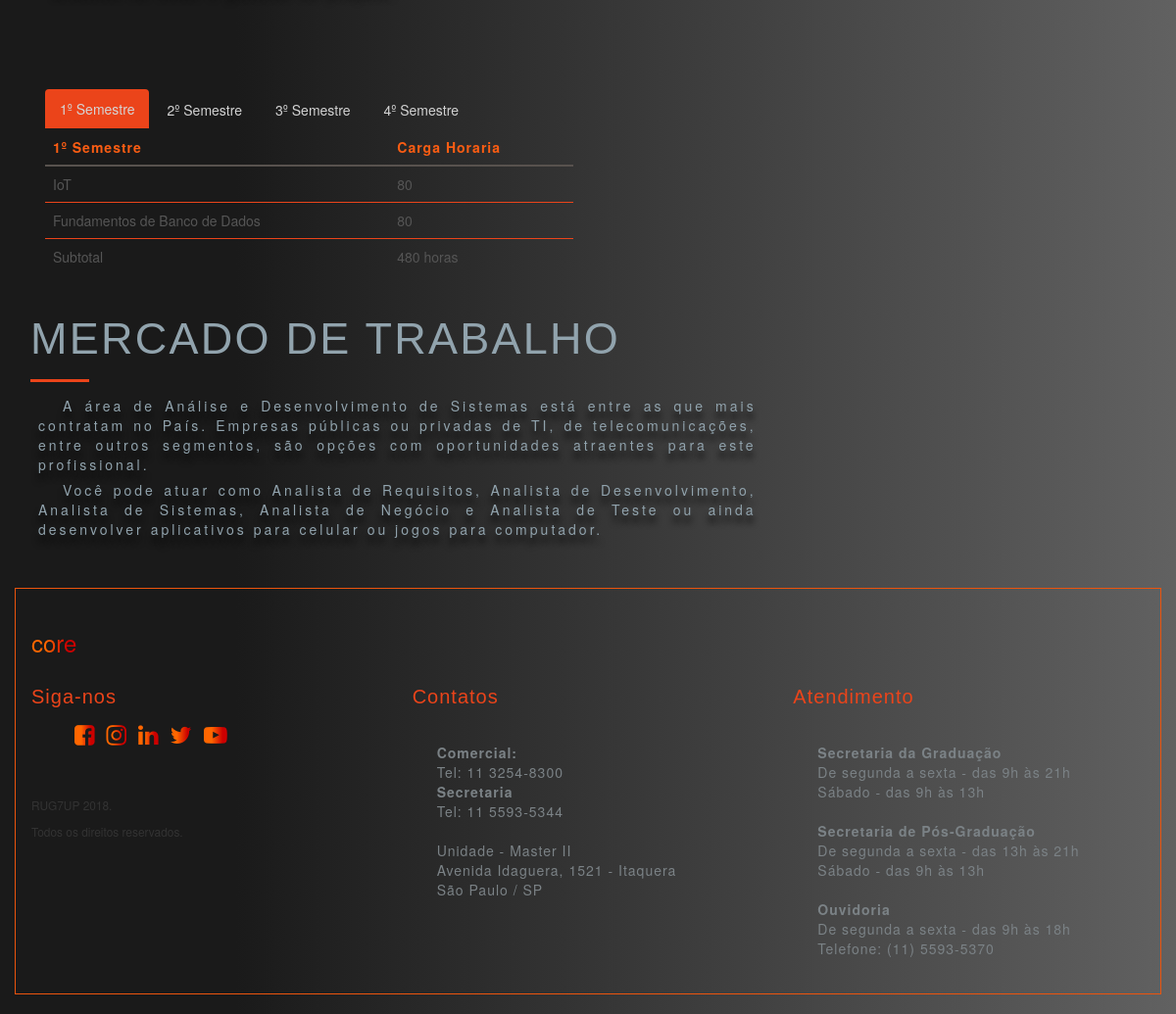
Before: /curso/1/ (lower part) with the older database file.
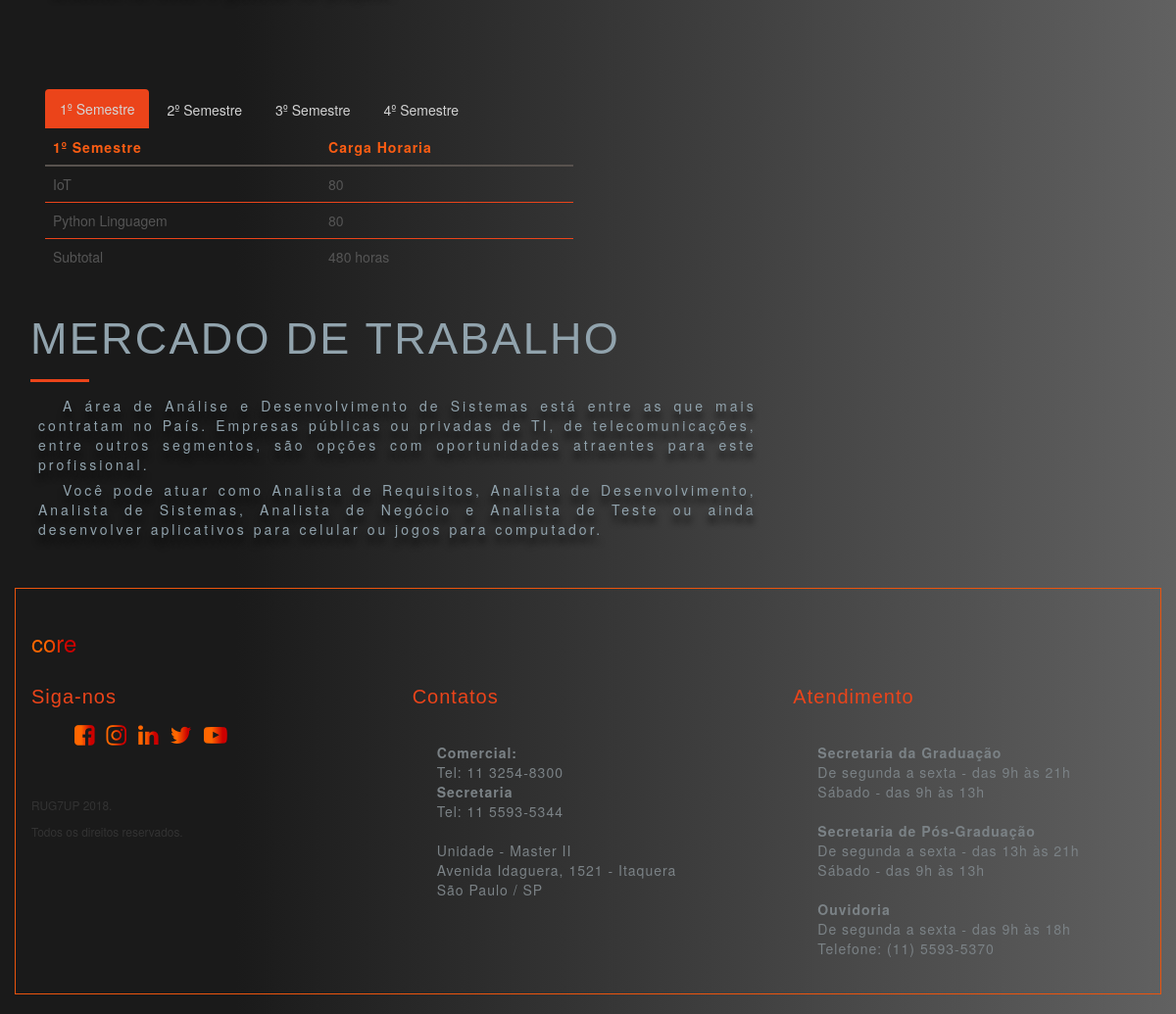
After: the same page with the newer database file.
### core/models/disciplina_ofertada.py (models this page shows, shortened)
class DisciplinaOfertada(models.Model):
    turma = models.ForeignKey(Turma, on_delete=models.PROTECT)
    disciplina = models.ForeignKey(Disciplina, on_delete=models.PROTECT)
    professor = models.ForeignKey(Professor, on_delete=models.PROTECT)
    coordenador = models.ForeignKey(Coordenador, on_delete=models.PROTECT)
    curso = models.ForeignKey(Curso, on_delete=models.PROTECT)
    dt_inicio = models.DateField()
    dt_fim = models.DateField()
    ano = models.IntegerField()
    semestre = models.IntegerField()
    metodologia = models.TextField(max_length=255)
    recursos = models.TextField(max_length=255)
    criterio_avaliacao = models.TextField(max_length=1000)
    plano_aula = models.TextField(max_length=1000)
    class Meta:
        unique_together = ('curso', 'disciplina', 'turma', 'ano', 'semestre')
        verbose_name_plural = 'Disciplinas Ofertadas'

### core/models/disciplina.py (models this page shows, shortened)
class Disciplina(models.Model):
    ABERTO = 'AB'
    FECHADO = 'FC'
    escolha_status = [(ABERTO, 'Aberto'), (FECHADO, 'Fechado')]
    nome = models.CharField(max_length=255, unique=True)
    data = models.DateField()
    status = models.CharField(max_length=2, choices=escolha_status, default=ABERTO)
    plano_ensino = models.TextField(max_length=5000)
    carga_horaria = models.IntegerField()
    competencias = models.TextField(max_length=1000)
    habilidades = models.TextField(max_length=1000)
    ementa = models.TextField(max_length=5000)
    Conteudo_programatico = models.TextField(max_length=5000)
    bibliografia_basica = models.TextField(max_length=1000)
    bibliografia_complementar = models.TextField(max_length=1000)
    percentual_pratico = models.DecimalField(max_digits=13, decimal_places=2)
    percentual_teorico = models.DecimalField(max_digits=13, decimal_places=2)
    class Meta:
        verbose_name = 'Disciplina'
        verbose_name_plural = 'Disciplinas'

### core/models/curso.py (models this page shows)
class Curso(models.Model):
    nome = models.CharField(max_length=255)
    descricao = models.TextField(max_length=2000, default=None)
    destaque = models.CharField(max_length=255, default=None)
    mercado_trabalho = models.TextField(max_length=1000)
    coordenador = models.ForeignKey(Coordenador, on_delete=models.CASCADE, default=None)
    imagem = StdImageField('Imagem', upload_to=get_file_path, variations={'thumbnail': {'width': 1500, 'height': 500, 'crop': True}})
    imagem2 = StdImageField('Imagem dois', upload_to=get_file_path, variations={'thumbnail': {'width': 480, 'height': 480, 'crop': True}})
    class Meta:
        verbose_name = 'Curso'
        verbose_name_plural = 'Cursos'
    def __str__(self):
        return self.nome

### core/views.py (the view)
# urls.py: path('curso/<int:pk>/', CursoDetailView.as_view(), name='curso'),
class CursoDetailView(DetailView):
    model = Curso
    context_object_name = 'curso_list'
    template_name = 'core/curso.html'
    def get_queryset(self):
        self.nome = get_object_or_404(Curso, pk=self.kwargs['pk'])
        return Curso.objects.filter(nome=self.nome)
    def get_context_data(self, **kwargs):
        context = super(CursoDetailView, self).get_context_data(**kwargs)
        context['cursos'] = Curso.objects.all()
        context['disciplinaofertadaS1'] = DisciplinaOfertada.objects.filter(curso=self.nome.id).filter(semestre=1)
        context['disciplinaofertadaS2'] = DisciplinaOfertada.objects.filter(curso=self.nome.id).filter(semestre=2)
        context['disciplinaofertadaS3'] = DisciplinaOfertada.objects.filter(curso=self.nome.id).filter(semestre=3)
        context['disciplinaofertadaS4'] = DisciplinaOfertada.objects.filter(curso=self.nome.id).filter(semestre=4)
        return context

### core/templates/core/curso.html (shortened to what this page needs)
{% load static%}
<!DOCTYPE html>
<html lang="pt-br">
<head>
    <link rel="stylesheet" href="{% static 'css/bootstrap.min.css'%}">
    <link rel="stylesheet" href="{% static 'css/estilo.css'%}">
    <link rel="stylesheet" href="{% static 'css/meu_estilo.css'%}">
    <link rel="stylesheet" href="{% static 'css/cursos.css'%}">
    <link rel="stylesheet" href="https://cdnjs.cloudflare.com/ajax/libs/font-awesome/4.7.0/css/font-awesome.min.css">
</head>
<body>
    <section class="margin-top-25">
        <div class="container">
            <div class="col-md-8">
                    <br>
                <div class="quebra">
                </div>
            </div>
    </section>
    <section class="margin-top-50">
        <div class="container">
            <div class="col-md-6">
                <ul class="nav nav-tabs">
                    <li class="active"><a data-toggle="tab" href="#home">1º Semestre</a></li>
                    <li><a data-toggle="tab" href="#menu1">2º Semestre</a></li>
                    <li><a data-toggle="tab" href="#menu2">3º Semestre</a></li>
                    <li><a data-toggle="tab" href="#menu3">4º Semestre</a></li>
                </ul>
                <div class="tab-content">
                    <div id="home" class="tab-pane fade in active">
                        <table class="table">
                            <thead>
                                <tr>
                                    <th class="_title-2">1º Semestre</th>
                                    <th class="_title-2">Carga Horaria</th>
                                </tr>
                            </thead>
                             <tbody>
                                 {% for disciplina in disciplinaofertadaS1 %}
                                <tr>
                                    <td>{{ disciplina.disciplina.nome }}</td>
                                    <td>{{ disciplina.disciplina.carga_horaria }}</td>
                                </tr>
                                {% endfor %}
                            </tbody>
                            <tfoot>
                                <tr>
                                    <td>Subtotal</td>
                                    <td>480 horas</td>
                                </tr>
                            </tfoot>
                        </table>
                    </div>
                </div>
            </div>
            <br>
            <section>
                <div class="row">
                    <div class="col-md-8">
                        <h3 class="_title-c text-left section_title">Mercado de trabalho</h3>
                        <hr class="hr3">
                        <div class="quebra">
                            <p>{{ curso_list.mercado_trabalho | linebreaks }}</p>
                        </div>
                    </div>
                    <div class="col-md-4">
                    </div>
                </div>
            </section>
        </div>
    </section>
    <br>
<footer class="footer2 container">
    <section class="">
    <h2><a class="fire" href="{% url 'core:index' %}">core</a></h2>
        <div class="row">
            <section class="circle col-md-4">
                <h3 class="_title-3 margin-bottom-25">Siga-nos</h3>
                <ul class="inline">
                    <li><a class="" href="" title="FanPage Facebook" target="_blank">
                            <i style="font-size:24px" class="fire fa">&#xf082;</i></i></a></li>
                    <li><a class="icon-bg" href="https://www.instagram.com/facimpacta/" title="Instagram" target="_blank"><i
                                class=" fire fa fa-instagram" style="font-size:24px"></i></a></li>
                    <li><a class="icon-bg" href="https://www.linkedin.com/edu/faculdade-impacta-tecnologia-161006"
                            title="Linkedin" target="_blank"><i class="fire fa fa-linkedin" style="font-size:24px"></i></a></li>
                    <li><a class="icon-bg" href="https://twitter.com/facimpacta" title="Twitter" target="_blank"><i
                                class="fire fa fa-twitter" style="font-size:24px"></i></a></li>
                    <li><a class="icon-bg" href=" title=" Youtube" target="_blank"><i class="fire fa fa-youtube-play"
                                style="font-size:24px"></i></a></li>
                </ul>
                <p class="text-uppercase small">RUG7UP 2018.</p>
                <p class="small">Todos os direitos reservados.</p>
            </section>
            <section class="circle col-md-4">
                <h3 class="_title-3  margin-bottom-25">Contatos</h3>
                <ul class="quebra2">
                    <li><b>Comercial:</b></li>
                    <li>Tel: 11 3254-8300</li>
                    <li><b>Secretaria</b></li>
                    <li>Tel: 11 5593-5344</li><br>
                    <li>Unidade - Master II </li>
                    <li>Avenida Idaguera, 1521 - Itaquera</li>
                    <li>São Paulo / SP</li>
                </ul>
            </section>
            <section class="circle col-md-4">
                <h3 class="_title-3 margin-bottom-25">Atendimento</h3>
                <ul class="quebra2">
                    <li><b>Secretaria da Graduação</b></li>
                    <li>De segunda a sexta - das 9h às 21h</li>
                    <li>Sábado - das 9h às 13h</li><br>
                    <li><b>Secretaria de Pós-Graduação</b></li>
                    <li>De segunda a sexta - das 13h às 21h</li>
                    <li>Sábado - das 9h às 13h</li><br>
                    <li><b>Ouvidoria</b></li>
                    <li>De segunda a sexta - das 9h às 18h</li>
                    <li>Telefone: (11) 5593-5370</li>
                </ul>
            </section>
        </div>
    </section>
</footer><br>
</body>
</html>

### core/static/css/estilo.css (style rules this page uses)
body { background: #000; }
footer { border-top: solid 2px rgb(236, 84, 13); box-shadow: #f2f2f2; float:center; }
.margin-top-50 { margin:50px 0px 0px; }
.margin-top-25 { margin: 25px 0px 0px; }
.fire { background: -webkit-linear-gradient(left, #ff6600 33%, #cc0000 80%); background:linear-gradient(to right, #ff6600 33%, #cc0000 80%); -webkit-background-clip: text; -webkit-text-fill-color: transparent; font-size:24px; }
hr { height: 1px; border-width: 0; background: transparent url(../../img/bolauni.gif) center; }
.circle ul { list-style-type:none; counter-increment: none; display: inline; }
.inline li { display: inline; padding: 5px 4px; }
.section_title { text-transform: uppercase; color: #f7f7f7; letter-spacing: 2px; font-weight: 700; margin-bottom: 20px; font-family: Montserrat, sans-serif; }
._title-3 { color: rgb(248, 246, 246); letter-spacing: 1px; font-weight: 350; margin-bottom: 15px; font-family: Montserrat, sans-serif; }
._title-c { color:#ff5c11; letter-spacing: 1px; font-weight: 350; margin-bottom: 15px; font-family: Montserrat,sans-serif; }
._title-2 { color: rgb(252, 93, 19); letter-spacing: 1px; font-weight: 100px; margin-bottom: 10px; }
.quebra, .quebra>p { text-indent: 25px; text-align: justify; letter-spacing: 3px; margin:2px 2px; padding: 2px ; }
li, ul, ul>li,li>ul>li>a,li>ul>a,ul>li>a { counter-increment: none; }
.nav-tabs { border-bottom: 1px solid #ddd; }
.nav-tabs>li { float: left; margin-bottom: -1px; }
.nav-tabs>li>a { margin-right: 2px; line-height: 1.42857143; border: 1px solid transparent; border-radius: 4px 4px 0 0; }
.nav-tabs>li.active>a, .nav-tabs>li.active>a:hover, .nav-tabs>li.active>a:focus { color: #555; cursor: default; background-color: #fff; border: 1px solid #ddd; border-bottom-color: transparent; }
._title-3 { color: rgb(235, 68, 26); letter-spacing: 0.05em; font-weight: 350; font: 20px arial; }
.container { padding: 16px; }

### core/static/css/cursos.css (style rules this page uses)
body { background:linear-gradient(to right, rgb(26, 26, 26) 20%, rgb(115, 115, 115) 120%); }
.footer2 { border: solid 1px rgb(236, 84, 13); box-shadow: #f2f2f2; float: center; }
th { text-align: left; }
.table { width: 100%; max-width: 100%; margin-bottom: 20px; color:#555; }
.table>thead>tr>th, .table>tbody>tr>th, .table>tfoot>tr>th, .table>thead>tr>td, .table>tbody>tr>td, .table>tfoot>tr>td { padding: 8px; line-height: 1.42857143; vertical-align: top; border-top: 1px solid rgb(235, 68, 26); }
.table>thead>tr>th { vertical-align: bottom; border-bottom: 2px solid rgb(88, 82, 78); }
.table>caption+thead>tr:first-child>th, .table>colgroup+thead>tr:first-child>th, .table>thead:first-child>tr:first-child>th, .table>caption+thead>tr:first-child>td, .table>colgroup+thead>tr:first-child>td, .table>thead:first-child>tr:first-child>td { border-top: 0; }
.nav-tabs { border-bottom: none; }
.nav-tabs>li { float: left; margin-bottom: -1px; }
.nav-tabs>li>a { margin-right: 2px; line-height: 1.42857143; border: 1px solid transparent; border-radius: 4px 4px 0 0; color:#d3d3d3; }
.nav-tabs>li.active>a, .nav-tabs>li.active>a:hover, .nav-tabs>li.active>a:focus { color: #d5d5d5; cursor: default; background-color: rgb(235, 68, 26); border:none; border-bottom-color:none; }
.quebra2, .quebra2>p { text-indent: 25px; text-align:justify; letter-spacing: 1px; margin: 2px 2px; padding: 2px; color:#7b8286; }
.quebra, .quebra>p { text-indent: 25px; text-align: justify; letter-spacing: 3px; margin: 2px 2px; padding: 2px; color: #91a3ad; text-shadow: 0 8px 6px rgb(10, 10, 10) }
._title-c { color: #91a3ad; letter-spacing: 0.05em; font-weight: 350; font:45px arial; }
._title-3 { color:rgb(235, 68, 26); letter-spacing: 0.05em; font-weight: 350; font:20px arial; }
.hr3 { width: 8%; height: 3px; border-width: 0; background: rgb(235, 68, 26); margin: 0 2px 0 0; }

Changed rows visible on the page:
no longer on this page (row edited): DisciplinaOfertada: disciplina.nome "Fundamentos de Banco de Dados", disciplina.carga_horaria "80"
added DisciplinaOfertada: disciplina.nome "Python Linguagem", disciplina.carga_horaria "80"
